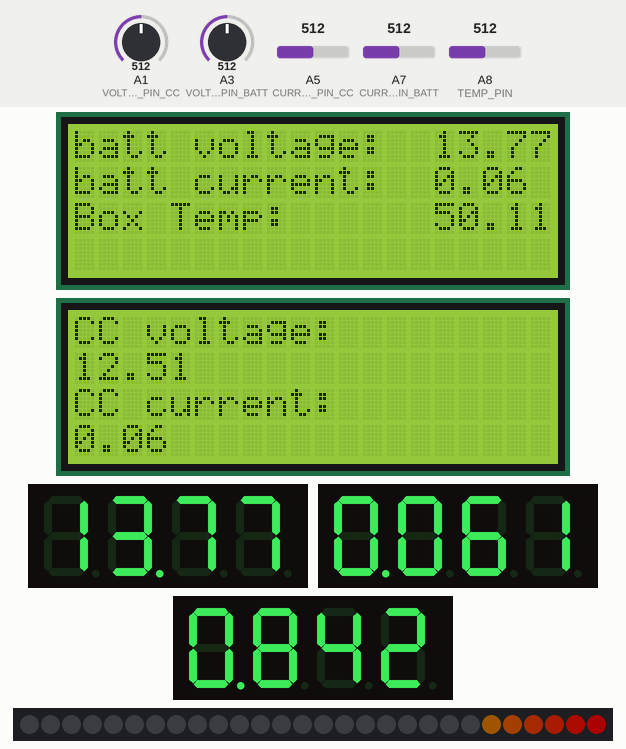
Recording of a sketch running on a simulated Arduino Mega 2560, built with avr-gcc and run on an emulated ATmega2560. On the bench: 2 × 20×4 character LCD, 3 × 4-digit seven-segment display, 28 RGB LEDs in strip order, left to right. Inputs (shaded band) come from the test bench; at power-on: A3 (VOLTAGE_PIN_BATT) = 512, A7 (CURRENT_PIN_BATT) = 512, A8 (TEMP_PIN) = 512, A1 (VOLTAGE_PIN_CC) = 512, A5 (CURRENT_PIN_CC) = 512. Dim RGB values are drawn brighter than linear; what the sketch prints to the serial monitor is not drawn.

Above: at 1.3 s.
1.4 s: A3 (VOLTAGE_PIN_BATT) set to 540
At 2.6 s:
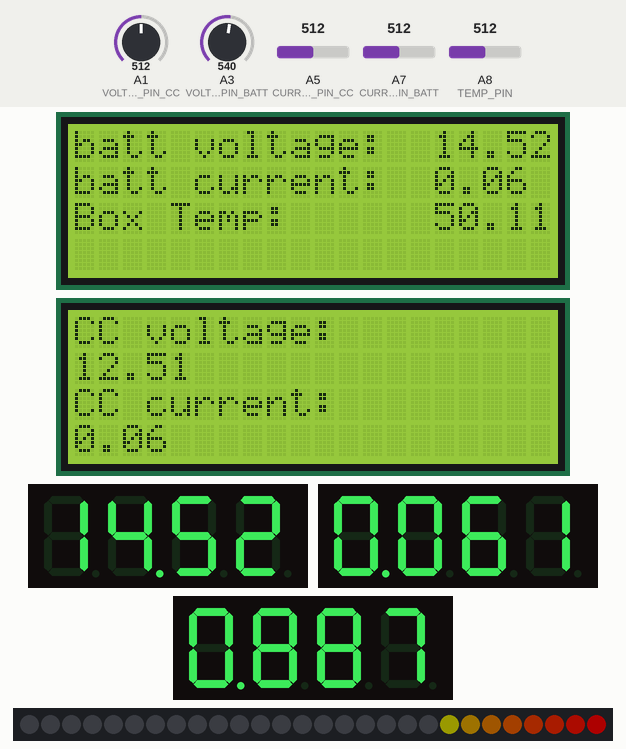
3.3 s: A7 (CURRENT_PIN_BATT) set to 510
At 4.6 s:
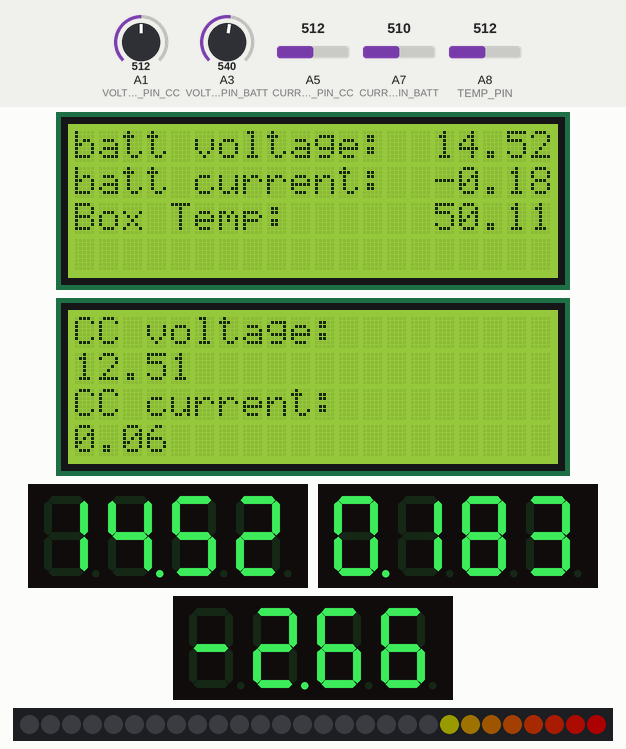
4.9 s: A8 (TEMP_PIN) set to 734
At 5.4 s:
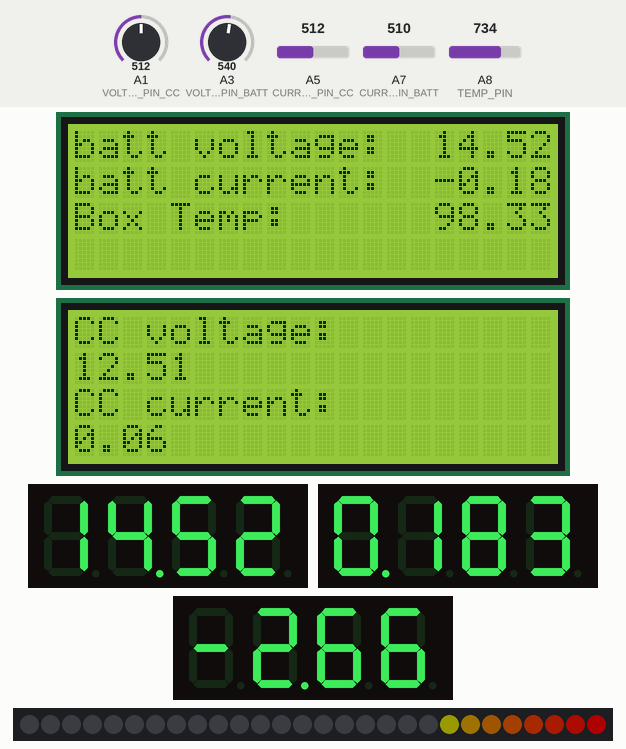
6.5 s: A8 (TEMP_PIN) set to 754
At 7.5 s:
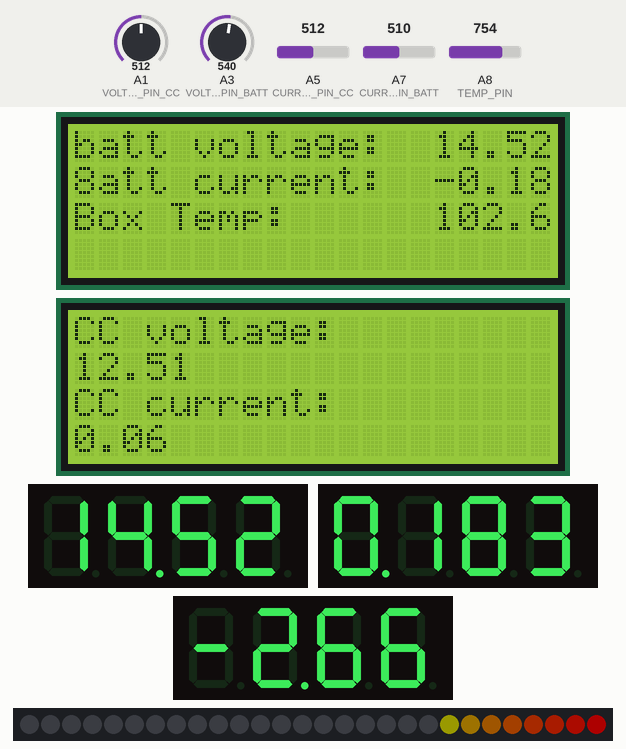
8.2 s: A3 (VOLTAGE_PIN_BATT) set to 716
At 9.5 s:
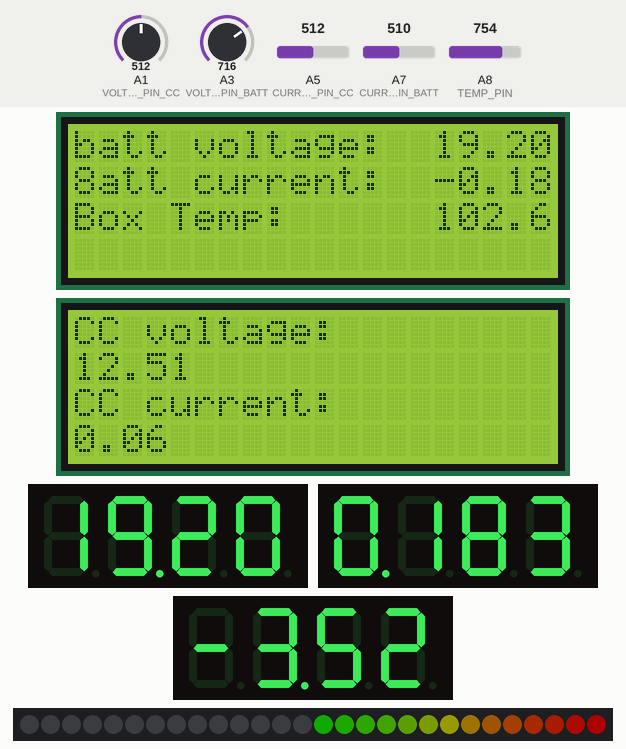
9.8 s: A7 (CURRENT_PIN_BATT) set to 306
At 10.6 s:
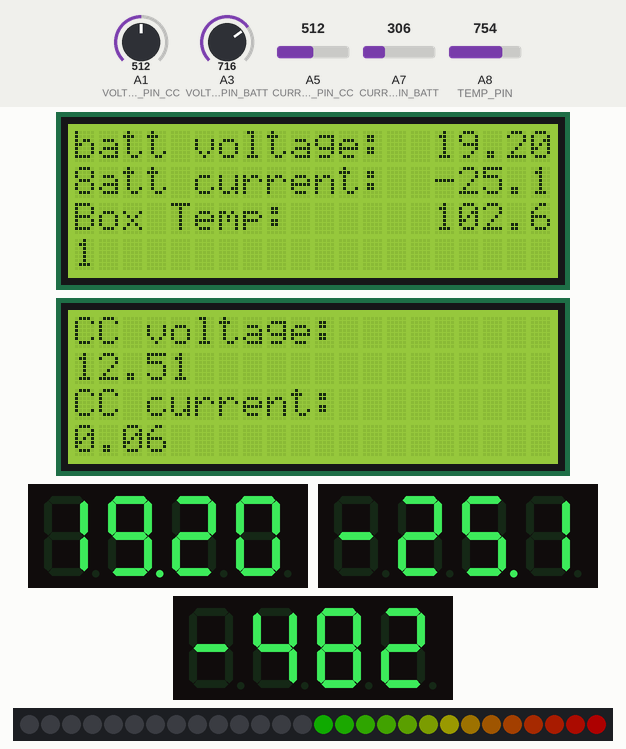
Timing chart, 0 to 12.4 s (numbered marks = the images above; inputs shaded):
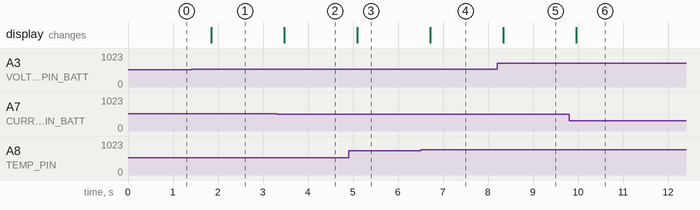

Measured:
- the behaviour switches between 531 and 532 on A3 (VOLTAGE_PIN_BATT) (found by bisection; images 0 and 1)
- the behaviour switches between 511 and 510 on A7 (CURRENT_PIN_BATT) (found by bisection; images 1 and 2)
- the behaviour switches between 741 and 742 on A8 (TEMP_PIN) (found by bisection; images 3 and 4)
- after the input at 1.4 s, the display: changes after 0.45 s (image 1)
- after the input at 3.3 s, the display: changes after 0.17 s (image 2)
- after the input at 4.9 s, the display: changes after 0.19 s (image 3)
- after the input at 6.5 s, the display: changes after 0.22 s (image 4)
- after the input at 8.2 s, the display: changes after 0.14 s (image 5)
- after the input at 9.8 s, the display: changes after 0.17 s (image 6)

The sketch:

P21462.ino
```cpp
#include <Wire.h>
#include <LiquidCrystal_I2C.h>
#include <Adafruit_NeoPixel.h>
#include <Adafruit_GFX.h>
#include "Adafruit_LEDBackpack.h"

#define DISPLAY1_ADDRESS   0x70
#define DISPLAY2_ADDRESS   0x71
#define DISPLAY3_ADDRESS   0x73

#define STRIP_PIN 7
#define LED_COUNT 28

#define TEMP_PIN A8

#define CURRENT_PIN_CC  A5
#define CURRENT_PIN_BATT A7
#define VOLTAGE_PIN_BATT A3
#define VOLTAGE_PIN_CC A1


Adafruit_7segment segment1 = Adafruit_7segment();
Adafruit_7segment segment2 = Adafruit_7segment();
Adafruit_7segment segment3 = Adafruit_7segment();

LiquidCrystal_I2C lcd1 = LiquidCrystal_I2C(0x3E, 20, 4); // Change to (0x27,16,2) for 16x2 LCD.
LiquidCrystal_I2C lcd2 = LiquidCrystal_I2C(0x27, 20, 4); // Change to (0x27,16,2) for 16x2 LCD.

Adafruit_NeoPixel strip(LED_COUNT, STRIP_PIN, NEO_GRB + NEO_KHZ800);

struct sensor {
  double current;
  double voltage;
  double power;
};

struct sensor charge;
struct sensor battery;

int displayValue = 432;
float temp;

const float FACTOR = 40.0/1000; // current sensor sensitivity is 40mV/A
const float QOV = 0.5*5.0;

void setup() {
  // put your setup code here, to run once:
  Serial.begin(9600);

  lcd1.init();
  lcd1.backlight();
  lcd2.init();
  lcd2.backlight();

  // Setup the display.
  segment1.begin(DISPLAY1_ADDRESS);
  segment2.begin(DISPLAY2_ADDRESS);
  segment3.begin(DISPLAY3_ADDRESS);

  //set the brightness (0-15)
  segment1.setBrightness(15);
  segment2.setBrightness(15);
  segment3.setBrightness(15);

  //segment1.print(displayValue, DEC);
  //segment1.printError();


  lcd1.setCursor(0,0);
  lcd1.print("batt voltage:");
  lcd1.setCursor(0,1);
  lcd1.print("batt current:");
  lcd1.setCursor(0,2);
  lcd1.print("Box Temp:");

  lcd2.setCursor(0,0);
  lcd2.print("CC voltage:");
  lcd2.setCursor(0,2);
  lcd2.print("CC current:");


  strip.begin();           // INITIALIZE NeoPixel strip object (REQUIRED)
  strip.show();            // Turn OFF all pixels ASAP
  strip.setBrightness(50); // Set BRIGHTNESS to about 1/5 (max = 255)

}

void loop() {

  battery.voltage = readVoltage(VOLTAGE_PIN_BATT,23.261);
  battery.voltage = 1.1833*battery.voltage+0.1535; //linear offset for voltage sensor
  battery.current = readCurrent(CURRENT_PIN_BATT);
  battery.power = computePower(battery);

  charge.voltage = readVoltage(VOLTAGE_PIN_CC,25);
  charge.current = readCurrent(CURRENT_PIN_CC);
  charge.power = computePower(charge);

  temp = readTemp(TEMP_PIN);

  printDisplays(battery);

  //Serial.println(charge.current,3);
  lcd2.setCursor(0,1);
  lcd2.print(charge.voltage);
  lcd2.setCursor(0,3);
  lcd2.print(charge.current);

  lcd1.setCursor(15,0);
  lcd1.print(battery.voltage);
  lcd1.setCursor(15,1);
  lcd1.print(battery.current);
  lcd1.setCursor(15,2);
  lcd1.print(temp);

  //Serial.println(battery.voltage);

  disp_batt_level();

 delay(500);
}


float computePower(struct sensor sens)
{
  return sens.voltage * sens.current;
}

float readCurrent(int pin)
{
  float raw_voltage = (5.0/1023.0)*analogRead(pin);
  float voltage = raw_voltage - QOV;
  float current = voltage / FACTOR;
  return current;
}

float readVoltage(int pin, float maximum)
{
  float input = analogRead(pin); //number from 0 to 1023 based on input voltage
  float voltage = MyMap(input,0,1023,0,maximum);
  return voltage;

}

float readTemp(int pin)
{
  float raw_voltage = (5.0/1023.0)*analogRead(pin);
  float temp = (raw_voltage-1.375)/(0.0225);
  return temp;
}

//maping function that does not truncate decimal (old map() type casts to interger format, here we use double)
double MyMap(double x, int in_min, int in_max, int out_min, int out_max) {
  return (x - in_min) * (out_max - out_min) / (in_max - in_min) + out_min;
}

void disp_batt_level()//function to display battery level on the lower left neopixel bar
{
  int len = LED_COUNT/2;
  float float_num = MyMap(battery.voltage,12,16,0,len);
  Serial.println(float_num);
  int num_lit = (int) float_num;
  int R = 255, G = 0, B = 0;
  int interval = 255/len;
  int counter = 0;
  for(int i = LED_COUNT-1; i > len-1; i--)
  {
    if(counter < num_lit)
    {
      strip.setPixelColor(i,R,G,B);
      R -= interval;
      G += interval;
    }
    else
    {
      strip.setPixelColor(i,0,0,0);
    }
    counter++;
  }
  strip.show();
}

void printDisplays(sensor x)
{
  segment1.printFloat(x.voltage,3);
  segment2.printFloat(x.current,3);
  segment3.printFloat(x.power,3);
  segment1.writeDisplay();
  segment2.writeDisplay();
  segment3.writeDisplay();
}
```
